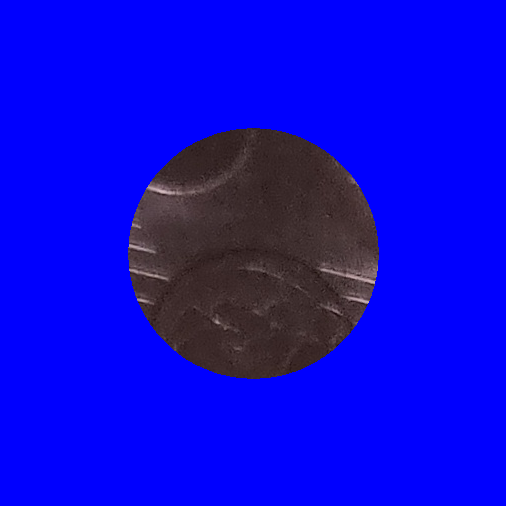
#> input picture serveur/tempCrop.png, 506 x 506 px
$ python -i trying_model_color.py   (imports and definitions only)
#> lines starting #> are read from the running program, lines starting #| are printed output that depends on the picture
#> further down, picture is the input picture: shape (506, 506, 3); mean B, G, R 215.4, 9.3, 12.6
import matplotlib.pyplot as plt
import cv2
from sklearn.cluster import KMeans
import numpy as np


# [65 lines left out: functions plot_colors, centroid_histogram, showKmeans, not called in this run]


def improveContrast(img):
    # -----Converting image to LAB Color model-----------------------------------
    lab = cv2.cvtColor(img, cv2.COLOR_BGR2LAB)
#> lab: shape (506, 506, 3); mean of channels 0, 1, 2 77, 193.3, 41.3
    # -----Splitting the LAB image to different channels-------------------------
    l, a, b = cv2.split(lab)
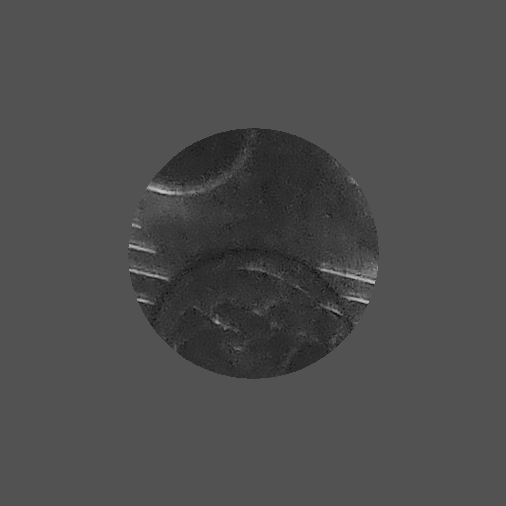
#> l: shape (506, 506); min 9, max 199, mean 77
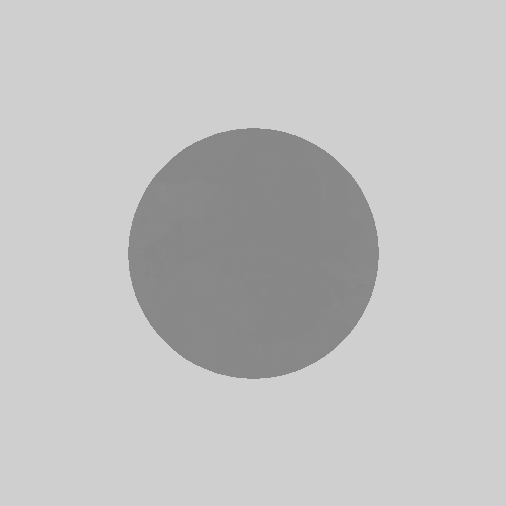
#> a: shape (506, 506); min 133, max 207, mean 193.3
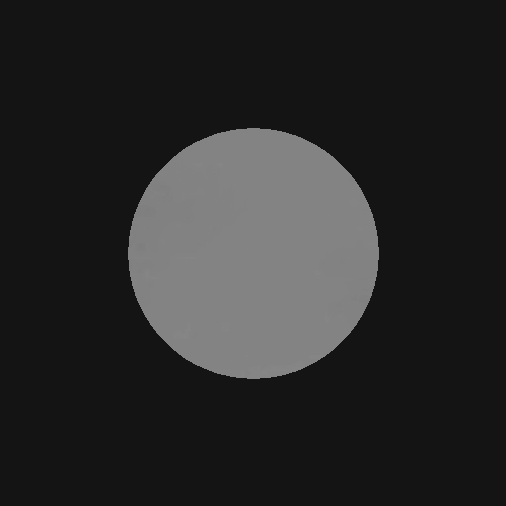
#> b: shape (506, 506); min 20, max 134, mean 41.3
    # -----Applying CLAHE to L-channel-------------------------------------------
    clahe = cv2.createCLAHE(clipLimit=3.0, tileGridSize=(8, 8))
    cl = clahe.apply(l)
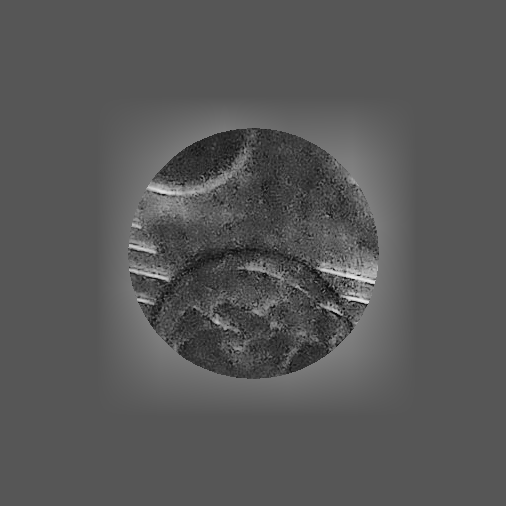
#> cl: shape (506, 506); min 4, max 230, mean 87.6
    # -----Merge the CLAHE enhanced L-channel with the a and b channel-----------
    limg = cv2.merge((cl, a, b))
#> limg: shape (506, 506, 3); mean of channels 0, 1, 2 87.6, 193.3, 41.3
    # -----Converting image from LAB Color model to RGB model--------------------
    final = cv2.cvtColor(limg, cv2.COLOR_LAB2BGR)
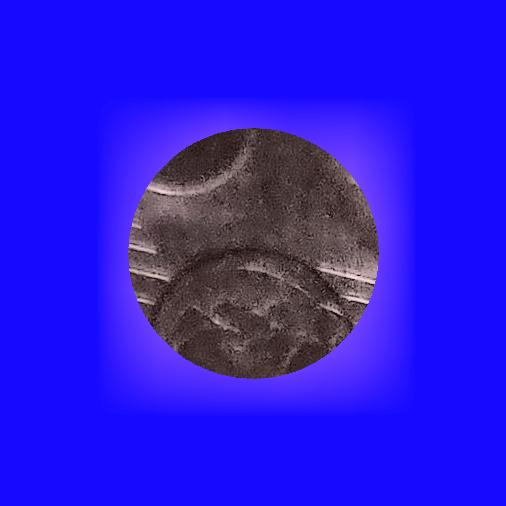
#> final: shape (506, 506, 3); mean B, G, R 219.2, 26, 42.1
    return final

>>> import cv2
>>> picture = cv2.imread('tempCrop.png')
>>> result = improveContrast(picture)
